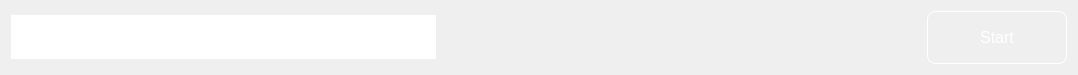
<?xml version="1.0" encoding="UTF-8"?>
<ui version="4.0">
 <class>simTrans</class>
 <widget class="QWidget" name="simTrans">
  <property name="geometry">
   <rect>
    <x>0</x>
    <y>0</y>
    <width>1078</width>
    <height>73</height>
   </rect>
  </property>
  <property name="windowTitle">
   <string>Form</string>
  </property>
  <property name="styleSheet">
   <string notr="true"/>
  </property>
  <layout class="QVBoxLayout" name="verticalLayout">
   <item>
    <layout class="QHBoxLayout" name="horizontalLayout_2">
     <item>
      <widget class="WSpeechEffect" name="speechEffect" native="true">
       <property name="minimumSize">
        <size>
         <width>425</width>
         <height>44</height>
        </size>
       </property>
       <property name="maximumSize">
        <size>
         <width>425</width>
         <height>44</height>
        </size>
       </property>
       <property name="styleSheet">
        <string notr="true">background-color: rgb(255, 255, 255);</string>
       </property>
      </widget>
     </item>
     <item>
      <spacer name="horizontalSpacer_5">
       <property name="orientation">
        <enum>Qt::Horizontal</enum>
       </property>
       <property name="sizeHint" stdset="0">
        <size>
         <width>40</width>
         <height>20</height>
        </size>
       </property>
      </spacer>
     </item>
     <item>
      <widget class="QPushButton" name="pbStart">
       <property name="minimumSize">
        <size>
         <width>140</width>
         <height>53</height>
        </size>
       </property>
       <property name="maximumSize">
        <size>
         <width>140</width>
         <height>53</height>
        </size>
       </property>
       <property name="font">
        <font>
         <pointsize>-1</pointsize>
         <italic>false</italic>
         <bold>false</bold>
        </font>
       </property>
       <property name="cursor">
        <cursorShape>PointingHandCursor</cursorShape>
       </property>
       <property name="styleSheet">
        <string notr="true">border:1px solid #FFFFFF;
border-radius:8px;
background-position: center;
background-repeat: no-repeat;
color:#FFFFFF;
font:16px;</string>
       </property>
       <property name="text">
        <string>Start</string>
       </property>
      </widget>
     </item>
    </layout>
   </item>
  </layout>
 </widget>
 <customwidgets>
  <customwidget>
   <class>WSpeechEffect</class>
   <extends>QWidget</extends>
   <header location="global">widget\Speech\wspeecheffect.h</header>
   <container>1</container>
  </customwidget>
 </customwidgets>
 <resources/>
 <connections/>
</ui>
